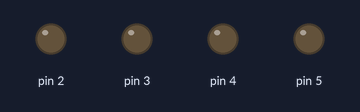
This sketch was run on a simulated Arduino Uno, built with avr-gcc and run on an emulated ATmega328P. Parts: output pins drawn as LEDs (lit = HIGH).

Above: at 0.4 s.
At 2.17 s:
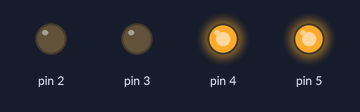
At 2.97 s:
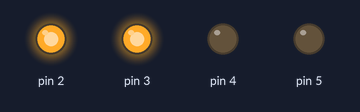
Timing chart, 0 to 3.3 s (numbered marks = the images above):
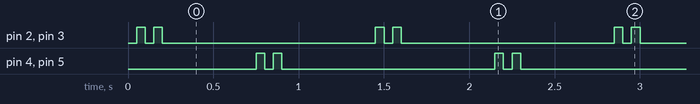

The sketch:

Strobe.ino
```cpp
/*
   D1 Lights Project
   Activates relays to power LED lights in various patterns
   for offroad drift/racetrack use only.
*/

// the setup function runs once when you press reset or power the board
void setup() {
  // initialize digital pin LED_BUILTIN as an output.
  pinMode(2, OUTPUT);
  pinMode(3, OUTPUT);
  pinMode(4, OUTPUT);
  pinMode(5, OUTPUT);
}

void loop() {
pattern1(); // Double Spark alternating
//pattern2(); // Double Strobe alternating
//pattern3(); // Solid LEDs
//pattern4(); // Double Strobe both
//pattern5(); //
//pattern6(); //
//pattern7(); //

}

// Double Spark alternating pattern
void pattern1(){
  int i = 0;
  int j = 0;
  for(i = 0;i <= 1;i++) {
    delay(50);
    digitalWrite(2, HIGH);
    digitalWrite(3, HIGH);
    digitalWrite(4, LOW);
    digitalWrite(5, LOW);
    delay(50);
    digitalWrite(2, LOW);
    digitalWrite(3, LOW);
    digitalWrite(4, LOW);
    digitalWrite(5, LOW);
       }
  delay(500);
  for(j = 0;j <= 1;j++) {
    delay(50);
    digitalWrite(2, LOW);
    digitalWrite(3, LOW);
    digitalWrite(4, HIGH);
    digitalWrite(5, HIGH);
    delay(50);
    digitalWrite(2, LOW);
    digitalWrite(3, LOW);
    digitalWrite(4, LOW);
    digitalWrite(5, LOW);
   }
  delay(500);
}

//Double Strobe alternating pattern
void pattern2(){
  int i = 0;
  int j = 0;
  for(i = 0;i <= 1;i++) {
    delay(50);
    digitalWrite(2, HIGH);
    digitalWrite(3, HIGH);
    digitalWrite(4, LOW);
    digitalWrite(5, LOW);
    delay(50);
    digitalWrite(2, LOW);
    digitalWrite(3, LOW);
    digitalWrite(4, LOW);
    digitalWrite(5, LOW);
       }
  delay(500);
  for(j = 0;j <= 1;j++) {
    delay(50);
    digitalWrite(2, LOW);
    digitalWrite(3, LOW);
    digitalWrite(4, HIGH);
    digitalWrite(5, HIGH);
    delay(50);
    digitalWrite(2, LOW);
    digitalWrite(3, LOW);
    digitalWrite(4, LOW);
    digitalWrite(5, LOW);
   }
  delay(500);
}

// Solid LEDs
void pattern3(){
  digitalWrite(2, HIGH);
  digitalWrite(3, HIGH);
  digitalWrite(4, HIGH);
  digitalWrite(5, HIGH);

}

//Double Strobe both pattern
void pattern4(){
  int i = 0;
  int j = 0;
  for(i = 0;i <= 1;i++) {
    delay(50);
    digitalWrite(2, HIGH);
    digitalWrite(3, HIGH);
    digitalWrite(4, HIGH);
    digitalWrite(5, HIGH);
    delay(50);
    digitalWrite(2, LOW);
    digitalWrite(3, LOW);
    digitalWrite(4, LOW);
    digitalWrite(5, LOW);
       }
  delay(500);
  for(j = 0;j <= 1;j++) {
    delay(50);
    digitalWrite(2, HIGH);
    digitalWrite(3, HIGH);
    digitalWrite(4, HIGH);
    digitalWrite(5, HIGH);
    delay(50);
    digitalWrite(2, LOW);
    digitalWrite(3, LOW);
    digitalWrite(4, LOW);
    digitalWrite(5, LOW);
   }
  delay(500);
}
```

Measured:
- by itself, pin 2–5: repeats every 1.4 s: LOW 0.05 s, HIGH 0.05 s, LOW 1.3 s, HIGH 0.05 s
- by itself, everything shown: repeats every 1.4 s, in 8 steps
